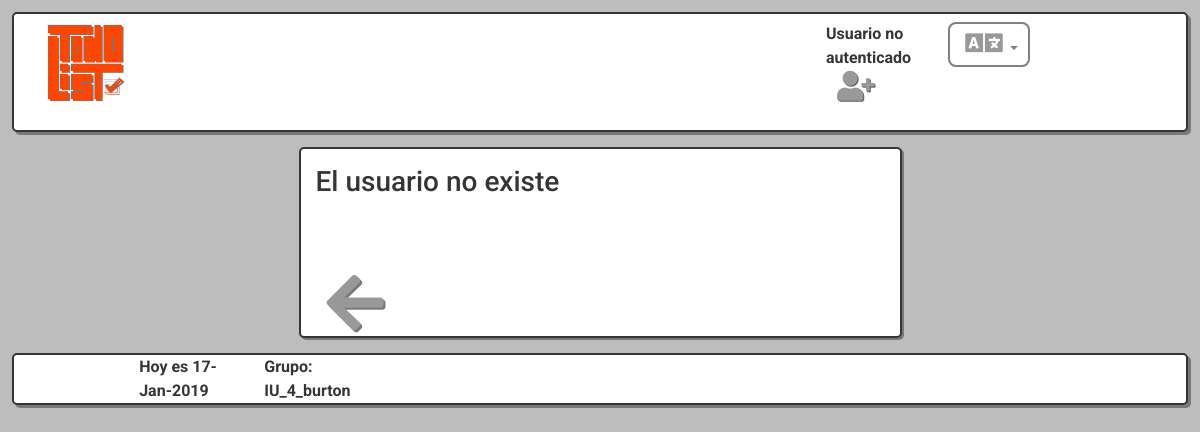
Page /Controllers/Login_Controller.php?email=jmrod92@gmail.com on the earlier database version.
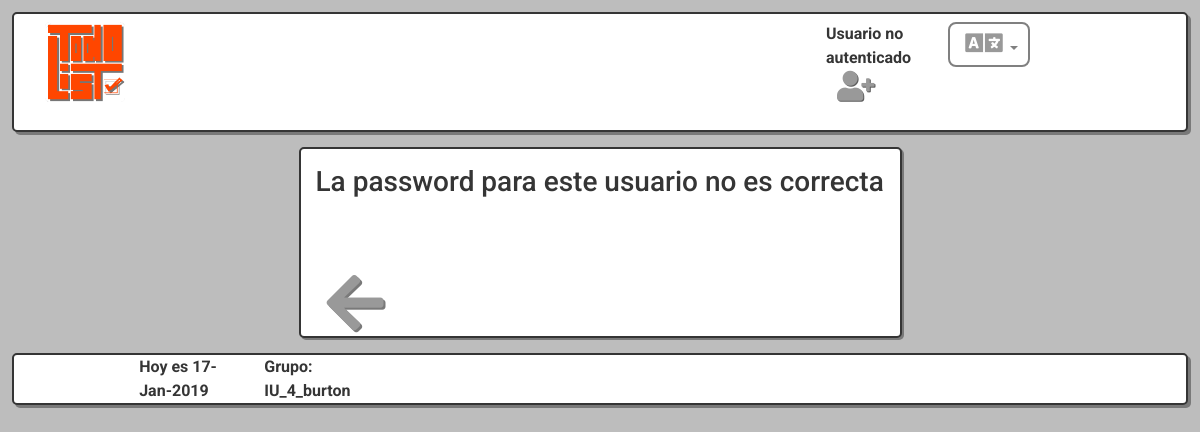
Same page on the later database version.
### tables this page shows
CREATE TABLE IF NOT EXISTS `USUARIO` (
  `nom_usr` varchar(30) NOT NULL,
  `apel_usr` varchar(50) NOT NULL,
  `telf_usr` varchar(11) NOT NULL,
  `email_usr` varchar(60) PRIMARY KEY,
  `pass_usr` varchar(20) NOT NULL,
  `fechna_usr` date NOT NULL,
  `tipo_usr` enum('BASICO','ADMIN') NOT NULL
);

### Models/Access_DB.php (called while the page is built)
<?php
function ConnectDB()
{
    $mysqli = new mysqli("localhost", 'todolistdba', 'todolistpass' , 'TODOLISTDB');
	if ($mysqli->connect_errno) {
		include './MESSAGE_View.php';
		new MESSAGE("Fallo al conectar a MySQL: (" . $mysqli->connect_errno . ") " . $mysqli->connect_error, './index.php');
		return false;
	}
	else{
		return $mysqli;
	}
}
?>

### Models/USUARIO_Model.php (called while the page is built, shortened)
<?php
class USUARIO_Model {
	var $email;
	var $password;
	var $mysqli;
function __construct($nombre,$apellidos,$telefono,$email,$password,$fecha,$tipo){
	$this->email = $email;
	$this->password = $password;
	include_once '../Models/Access_DB.php';
	$this->mysqli = ConnectDB();
}
function login(){
	$sql = "SELECT *
			FROM USUARIO
			WHERE (
				(`email_usr` = '$this->email')
			)";
	$resultado = $this->mysqli->query($sql);
	if ($resultado->num_rows == 0){
		return 'El usuario no existe';
	}
	else{
		$tupla = $resultado->fetch_array();
		if ($tupla['pass_usr'] == $this->password){
			$_SESSION['tipo'] = $tupla['tipo_usr'];
			$_SESSION['nombre'] = $tupla['nom_usr'];
			return true;
		}
		else{
			return 'La password para este usuario no es correcta';
		}
	}
}
}
?>

### Functions/Authentication.php (called while the page is built, shortened)
<?php
function IsAuthenticated(){
	if (!isset($_SESSION['email'])){
		return false;
	}
	else{
		return true;
	}
}
?>

### Views/MESSAGE.php (the view, shortened to what this page needs)
<?php
class MESSAGE{
	private $string;
	private $volver;
	function __construct($string, $volver){
		$this->string = $string;
		$this->volver = $volver;
		$this->render();
	}
	function render(){
		include '../Views/Header.php';
?>
				<div class="col-md-3"></div>
				<div class="col-md-6 contenido articulo">
				<p><H3><?php echo $strings[$this->string];?></H3></p>
		<br>
		<br>
<?php
		echo '<button class="backbtn" role="link" onclick="window.location=\'' . $this->volver . "';\"><i class=\"fas fa-arrow-left\"></i></button>";
?>
	</div>
<?php
		include '../Views/Footer.php';
	}
}
?>

### Controllers/Login_Controller.php (shortened to what this page needs)
<?php
if(!isset($_REQUEST['email']) && !(isset($_REQUEST['password']))){
	include '../Views/LOGIN_View.php';
	$login = new Login();
}
else{
	include '../Models/Access_DB.php';
	include '../Models/USUARIO_Model.php';
	$usuario = new USUARIO_Model('','','',$_REQUEST['email'],$_REQUEST['password'],'','');
	$respuesta = $usuario->login();
	if ($respuesta == 'true'){
		session_start();
		$_SESSION['email'] = $_REQUEST['email'];
		header('Location:../index.php');
	}
	else{
		include '../Views/MESSAGE.php';
		new MESSAGE($respuesta, './Login_Controller.php');
	}
}
?>

### Views/Header.php (shortened to what this page needs)
<?php
	include_once '../Functions/Authentication.php';
?>
<html>
<head>
	<link rel="stylesheet" href="https://stackpath.bootstrapcdn.com/bootstrap/4.1.3/css/bootstrap.min.css"
>
	<link rel="stylesheet" type="text/css" href="../Views/css/style.css" />
	<link rel="stylesheet" href="https://use.fontawesome.com/releases/v5.5.0/css/all.css"
>
</head>
<body>
	<header>
		<div class="d-flex align-items-center">
			<div class="p-2 flex-grow-1">
				<img src="../Views/img/intro/logo3.png" height="80">
			</div>
			<div class="row">
				<?php
	if (IsAuthenticated()){
?>
				<div class="col-md-4">
					<h4>
						<?php
		echo  $_SESSION['nombre'] . '<br>';
?>
					</h4>
				</div>
				<div class=" col-md-2 logout">
					<a href='../Functions/Desconectar.php'>
						<i class="fas fa-sign-out-alt"></i>
					</a>
				</div>
				<?php
	}
	else{
?>
				<div class="col-md-4">
					<?php
		echo $strings['Usuario no autenticado'];
?>
					<button class="buttoncustom hdr" onclick="window.location='../Controllers/Registro_Controller.php'"><i class="fas fa-user-plus"></i></button>
				</div>
				<?php
	}
?>
				<div class="col-md-4 dropdown">
					<button class="btn btn-secondary dropdown-toggle" type="button" id="languageDropdown" data-toggle="dropdown"
					 aria-haspopup="true" aria-expanded="false">
						<i class="fas fa-language"></i>
					</button>
				</div>
			</div>
		</div>
	</header>
	<div class="row">

### Views/Footer.php (shortened to what this page needs)
</div>
<div class="d-flex align-items-center ml-auto">
	<footer>
		<div class="row">
		<div class="col-md-4 flex-grow-1">
		</div>
		<div class="col-md-4">
			<?php echo $strings['Hoy es']?> <?php echo date("d-M-Y", time()); ?>
		</div>
		<div class="col-md-4">
			<?php echo $strings['Grupo']?>:  IU_4_burton
		</div>
		</div>
	</footer>
</div>
</body>
</html>

### Views/css/style.css (style rules this page uses)
body { font-family: 'Roboto', sans-serif; margin: 12px; background-color: rgb(189, 189, 189); align-items: center; }
header { min-height: 120px; height:10%; background-color: #ffffff; color: rgb(53, 53, 53); font-weight: bold; padding-bottom: 30px; padding-left: 23px; padding-right: 23px; border: 2px solid rgb(53, 53, 53); border-radius: 5px; box-shadow: 3px 3px rgb(121, 121, 121); }
.row { align-items: flex-start; }
footer { padding-right: 10px; height:20ox; position: initial; width: 100%; display: flex; align-items: center; color: rgb(53, 53, 53); background-color: white; border: 2px solid rgb(53, 53, 53); border-radius: 5px; font-weight: bold; box-shadow: 3px 3px rgb(121, 121, 121); }
.contenido { margin-top: 15px; margin-bottom: 15px; margin-left: 10%; margin-right: 10%; background-color: white; color: rgb(53, 53, 53); border: 2px solid rgb(53, 53, 53); border-radius: 5px; font-size: 18px; max-width: 80%; }
.fas { margin-left: 5px; font-size: 30px; color: rgb(153, 153, 153); text-shadow: 2px 2px rgb(121, 121, 121); }
.fa-language { color: none; text-shadow: none; }
.articulo { margin-left: 0px; width:100px; box-shadow: 2px 2px rgb(121, 121, 121); }
.backbtn { border: none; background-color: rgba(0,0,0,0); }
.backbtn .fas { font-size: 65px; }
.buttoncustom { background-color: rgba(0,0,0,0); border: none; }
.buttoncustom .fas { font-size: 50px; text-shadow: 2px 2px #464646; }
.hdr .fas { text-shadow: 1px 1px #5d5d5d; font-size: 30px; }
.btn { border: 2px solid gray; color: gray; background-color: white; padding: 4px 10px; border-radius: 8px; font-size: 15px; font-weight: bold; }

Differences in the rows shown:
added usuario: pass_usr "La password para este usuario no es correcta"
Other differences:
$strings[$this->string]: "El usuario no existe" → (not shown)
